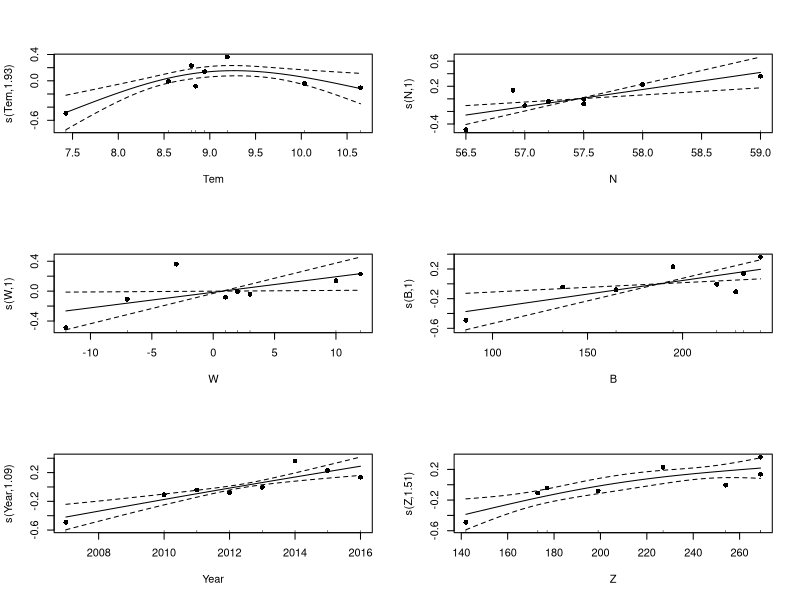

Here is the R script that generated this plot:
library(mgcv)
Data <- read.delim("fish.txt")
Data <- as.matrix(Data)
B<-Data[,1]
Q<-Data[,2]
Year<-Data[,3]
Tem<-Data[,4]
SSB<-Data[,5]
N<-Data[,6]
W<-Data[,7]
Z<-Data[,8]
result<-gam(log(Q) ~ s(B,k=3))
result1 <- gam(log(Q) ~ s(Tem,k=3)) 
result2<-gam(log(Q) ~ s(N,k=3))
result3 <- gam(log(Q) ~ s(W,k=3)) 
result4 <- gam(log(Q) ~ s(Year,k=3))
result5 <- gam(log(Q) ~ s(Z,k=3))
dev.off()
par(mfrow=c(3,2))
plot(result1,se=T,resid=T,pch=16)
plot(result2,se=T,resid=T,pch=16)
plot(result3,se=T,resid=T,pch=16)
plot(result,se=T,resid=T,pch=16)
plot(result4,se=T,resid=T,pch=16)
plot(result5,se=T,resid=T,pch=16)
summary(result1)
summary(result2)
summary(result3)
summary(result4)
summary(result)
summary(result5)
sink("AIC.txt")
AIC(result1,result2,result3,result,result4,result5)
sink()
sink("anova.txt")
anova.gam(result1,result2,result3,result4,result5,result,test = "Chisq")
sink()